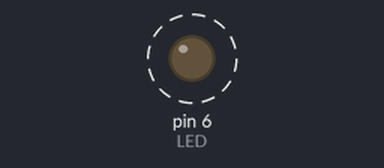
The sketch below on a simulated Arduino Uno, built with avr-gcc and run on an emulated ATmega328P. Parts: output pins drawn as LEDs (lit = HIGH). Dashed ring = blinking.

Above: at 0.15 s.
Timing chart, 0 to 3.0 s (numbered marks = the images above):
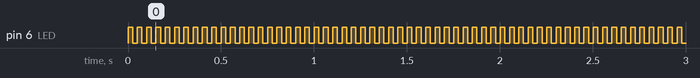

Measured:
- by itself, pin 6 (LED): alternates HIGH for 0.03 s and LOW for 0.03 s

The sketch:

Blink_blackpill.ino
```cpp
/*
 Blink: Turns on the built-in LED on for one second, then off for one second, repeatedly.
 Arduino 1.6.0rc1
   Sketch uses 11,900 bytes (11%) of program storage space. Maximum is 108,000 bytes.
   Global variables use 2,592 bytes of dynamic memory.
 Ported to Maple from the Arduino example 27 May 2011 By Marti Bolivar
*/

void setup() {
    // Set up the built-in LED pin as an output:
    pinMode(6, OUTPUT);
    //pinMode(PC13 , OUTPUT);
}

void loop() {
    digitalWrite(6,!digitalRead(6));// Turn the LED from off to on, or on to off
    //digitalWrite(PC13,!digitalRead(PC13));// Turn the LED from off to on, or on to off
    delay(25);          // Wait for 1 second (1000 milliseconds)
}
```
